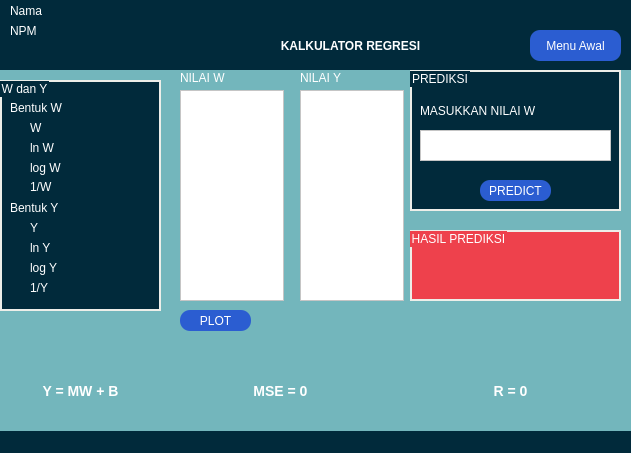
<?xml version="1.0" encoding="UTF-8"?>
<ui version="4.0">
 <class>Modul_modulpage</class>
 <widget class="QMainWindow" name="Modul_modulpage">
  <property name="geometry">
   <rect>
    <x>0</x>
    <y>0</y>
    <width>631</width>
    <height>453</height>
   </rect>
  </property>
  <property name="windowTitle">
   <string>MainWindow</string>
  </property>
  <property name="styleSheet">
   <string notr="true">background: #012A3B;
color: white;</string>
  </property>
  <widget class="QWidget" name="centralwidget">
   <widget class="QPushButton" name="back_button">
    <property name="geometry">
     <rect>
      <x>530</x>
      <y>30</y>
      <width>91</width>
      <height>31</height>
     </rect>
    </property>
    <property name="styleSheet">
     <string notr="true">QPushButton {
    background-color: #2B5DD1;
    color: #FFFFFF;
    padding: 2px;
    border-radius: 10px;
}
QPushButton:hover {
    background-color: lightgreen;
}</string>
    </property>
    <property name="text">
     <string>Menu Awal</string>
    </property>
   </widget>
   <widget class="QLabel" name="nama_label">
    <property name="geometry">
     <rect>
      <x>10</x>
      <y>0</y>
      <width>161</width>
      <height>21</height>
     </rect>
    </property>
    <property name="styleSheet">
     <string notr="true">QLabel{
	color: white;
}</string>
    </property>
    <property name="text">
     <string>Nama</string>
    </property>
   </widget>
   <widget class="QLabel" name="npm_label">
    <property name="geometry">
     <rect>
      <x>10</x>
      <y>20</y>
      <width>171</width>
      <height>21</height>
     </rect>
    </property>
    <property name="styleSheet">
     <string notr="true">QLabel {
	color: white;
}</string>
    </property>
    <property name="text">
     <string>NPM</string>
    </property>
   </widget>
   <widget class="QWidget" name="widget" native="true">
    <property name="geometry">
     <rect>
      <x>0</x>
      <y>70</y>
      <width>641</width>
      <height>451</height>
     </rect>
    </property>
    <property name="styleSheet">
     <string notr="true">QWidget{
	background-color: #73B6BC;
color: black;
}</string>
    </property>
    <widget class="QGroupBox" name="groupBox">
     <property name="geometry">
      <rect>
       <x>0</x>
       <y>10</y>
       <width>161</width>
       <height>231</height>
      </rect>
     </property>
     <property name="styleSheet">
      <string notr="true">QGroupBox{
	border: 2px solid #EDEEE9;
	background: #012A3B;
color: white;
}</string>
     </property>
     <property name="title">
      <string>W dan Y</string>
     </property>
     <widget class="QLabel" name="label">
      <property name="geometry">
       <rect>
        <x>10</x>
        <y>20</y>
        <width>71</width>
        <height>16</height>
       </rect>
      </property>
      <property name="styleSheet">
       <string notr="true">background: transparent;
color: white;
</string>
      </property>
      <property name="text">
       <string>Bentuk W</string>
      </property>
     </widget>
     <widget class="QRadioButton" name="W_norm">
      <property name="geometry">
       <rect>
        <x>10</x>
        <y>40</y>
        <width>81</width>
        <height>16</height>
       </rect>
      </property>
      <property name="styleSheet">
       <string notr="true">background: transparent;
color: white;
</string>
      </property>
      <property name="text">
       <string>W</string>
      </property>
     </widget>
     <widget class="QRadioButton" name="lnW_norm">
      <property name="geometry">
       <rect>
        <x>10</x>
        <y>60</y>
        <width>91</width>
        <height>16</height>
       </rect>
      </property>
      <property name="styleSheet">
       <string notr="true">background: transparent;
color: white;
</string>
      </property>
      <property name="text">
       <string>ln W</string>
      </property>
     </widget>
     <widget class="QRadioButton" name="logW_norm">
      <property name="geometry">
       <rect>
        <x>10</x>
        <y>80</y>
        <width>91</width>
        <height>16</height>
       </rect>
      </property>
      <property name="styleSheet">
       <string notr="true">background: transparent;
color: white;
</string>
      </property>
      <property name="text">
       <string>log W</string>
      </property>
     </widget>
     <widget class="QRadioButton" name="seperW_norm">
      <property name="geometry">
       <rect>
        <x>10</x>
        <y>100</y>
        <width>62</width>
        <height>14</height>
       </rect>
      </property>
      <property name="styleSheet">
       <string notr="true">background: transparent;
color: white;
</string>
      </property>
      <property name="text">
       <string>1/W</string>
      </property>
     </widget>
     <widget class="QLabel" name="label_4">
      <property name="geometry">
       <rect>
        <x>10</x>
        <y>120</y>
        <width>71</width>
        <height>16</height>
       </rect>
      </property>
      <property name="styleSheet">
       <string notr="true">background: transparent;
color: white;
</string>
      </property>
      <property name="text">
       <string>Bentuk Y</string>
      </property>
     </widget>
     <widget class="QRadioButton" name="Y_norm">
      <property name="geometry">
       <rect>
        <x>10</x>
        <y>140</y>
        <width>101</width>
        <height>16</height>
       </rect>
      </property>
      <property name="styleSheet">
       <string notr="true">background: transparent;
color: white;
</string>
      </property>
      <property name="text">
       <string>Y</string>
      </property>
     </widget>
     <widget class="QRadioButton" name="lnY_norm">
      <property name="geometry">
       <rect>
        <x>10</x>
        <y>160</y>
        <width>91</width>
        <height>16</height>
       </rect>
      </property>
      <property name="styleSheet">
       <string notr="true">background: transparent;
color: white;
</string>
      </property>
      <property name="text">
       <string>ln Y</string>
      </property>
     </widget>
     <widget class="QRadioButton" name="logY_norm">
      <property name="geometry">
       <rect>
        <x>10</x>
        <y>180</y>
        <width>91</width>
        <height>16</height>
       </rect>
      </property>
      <property name="styleSheet">
       <string notr="true">background: transparent;
color: white;
</string>
      </property>
      <property name="text">
       <string>log Y</string>
      </property>
     </widget>
     <widget class="QRadioButton" name="seperY_norm">
      <property name="geometry">
       <rect>
        <x>10</x>
        <y>200</y>
        <width>91</width>
        <height>16</height>
       </rect>
      </property>
      <property name="styleSheet">
       <string notr="true">background: transparent;
color: white;
</string>
      </property>
      <property name="text">
       <string>1/Y</string>
      </property>
     </widget>
    </widget>
    <widget class="QLabel" name="label_5">
     <property name="geometry">
      <rect>
       <x>180</x>
       <y>0</y>
       <width>121</width>
       <height>16</height>
      </rect>
     </property>
     <property name="styleSheet">
      <string notr="true">color: white;</string>
     </property>
     <property name="text">
      <string>NILAI W</string>
     </property>
    </widget>
    <widget class="QTextEdit" name="nilai_W">
     <property name="geometry">
      <rect>
       <x>180</x>
       <y>20</y>
       <width>104</width>
       <height>211</height>
      </rect>
     </property>
     <property name="styleSheet">
      <string notr="true">QTextEdit{
background:white;
color:black;
}</string>
     </property>
    </widget>
    <widget class="QLabel" name="label_6">
     <property name="geometry">
      <rect>
       <x>300</x>
       <y>0</y>
       <width>121</width>
       <height>16</height>
      </rect>
     </property>
     <property name="styleSheet">
      <string notr="true">color: white;</string>
     </property>
     <property name="text">
      <string>NILAI Y</string>
     </property>
    </widget>
    <widget class="QTextEdit" name="nilai_Y">
     <property name="geometry">
      <rect>
       <x>300</x>
       <y>20</y>
       <width>104</width>
       <height>211</height>
      </rect>
     </property>
     <property name="styleSheet">
      <string notr="true">QTextEdit{
color: black;
background: white;
}</string>
     </property>
    </widget>
    <widget class="QPushButton" name="plotGraph">
     <property name="geometry">
      <rect>
       <x>180</x>
       <y>240</y>
       <width>71</width>
       <height>21</height>
      </rect>
     </property>
     <property name="styleSheet">
      <string notr="true">QPushButton {
    background-color: #2B5DD1;
    color: #FFFFFF;
    padding: 2px;
    border-radius: 10px;
}
QPushButton:hover {
    background-color: lightgreen;
}</string>
     </property>
     <property name="text">
      <string>PLOT</string>
     </property>
    </widget>
    <widget class="QLabel" name="persamaan">
     <property name="geometry">
      <rect>
       <x>0</x>
       <y>290</y>
       <width>161</width>
       <height>61</height>
      </rect>
     </property>
     <property name="styleSheet">
      <string notr="true">QLabel{
	color: white;
	font-size: 14px;
font-weight: bold;
}</string>
     </property>
     <property name="text">
      <string>Y = MW + B</string>
     </property>
     <property name="alignment">
      <set>Qt::AlignCenter</set>
     </property>
    </widget>
    <widget class="QLabel" name="mse">
     <property name="geometry">
      <rect>
       <x>160</x>
       <y>290</y>
       <width>241</width>
       <height>61</height>
      </rect>
     </property>
     <property name="styleSheet">
      <string notr="true">QLabel{
	color: white;
	font-size: 14px;
font-weight: bold;
}</string>
     </property>
     <property name="text">
      <string>MSE = 0</string>
     </property>
     <property name="alignment">
      <set>Qt::AlignCenter</set>
     </property>
    </widget>
    <widget class="QGroupBox" name="groupBox_2">
     <property name="geometry">
      <rect>
       <x>410</x>
       <y>0</y>
       <width>211</width>
       <height>141</height>
      </rect>
     </property>
     <property name="styleSheet">
      <string notr="true">QGroupBox{
	border: 2px solid #EDEEE9;
	background: #012A3B;
color: white;
}</string>
     </property>
     <property name="title">
      <string>PREDIKSI</string>
     </property>
     <widget class="QLabel" name="label_3">
      <property name="geometry">
       <rect>
        <x>10</x>
        <y>30</y>
        <width>171</width>
        <height>21</height>
       </rect>
      </property>
      <property name="styleSheet">
       <string notr="true">background: transparent;
color: white;</string>
      </property>
      <property name="text">
       <string>MASUKKAN NILAI W</string>
      </property>
     </widget>
     <widget class="QTextEdit" name="prediksi">
      <property name="geometry">
       <rect>
        <x>10</x>
        <y>60</y>
        <width>191</width>
        <height>31</height>
       </rect>
      </property>
      <property name="styleSheet">
       <string notr="true">background: white;
color: black;</string>
      </property>
     </widget>
     <widget class="QPushButton" name="predict_button">
      <property name="geometry">
       <rect>
        <x>70</x>
        <y>110</y>
        <width>71</width>
        <height>21</height>
       </rect>
      </property>
      <property name="styleSheet">
       <string notr="true">QPushButton {
    background-color: #2B5DD1;
    color: #FFFFFF;
    padding: 2px;
    border-radius: 10px;
}
QPushButton:hover {
    background-color: lightgreen;
}</string>
      </property>
      <property name="text">
       <string>PREDICT</string>
      </property>
     </widget>
    </widget>
    <widget class="QGroupBox" name="groupBox_3">
     <property name="geometry">
      <rect>
       <x>410</x>
       <y>160</y>
       <width>211</width>
       <height>71</height>
      </rect>
     </property>
     <property name="styleSheet">
      <string notr="true">QGroupBox{
	border: 2px solid #EDEEE9;
	background: rgb(238, 65, 76);
	color: white;
}</string>
     </property>
     <property name="title">
      <string>HASIL PREDIKSI</string>
     </property>
     <widget class="QLabel" name="hasil_predik">
      <property name="geometry">
       <rect>
        <x>20</x>
        <y>10</y>
        <width>171</width>
        <height>51</height>
       </rect>
      </property>
      <property name="styleSheet">
       <string notr="true">background: transparent;
color: white;
font-weight: bold;
font-size: 15px;</string>
      </property>
      <property name="text">
       <string/>
      </property>
     </widget>
    </widget>
    <widget class="QLabel" name="korelasi">
     <property name="geometry">
      <rect>
       <x>390</x>
       <y>290</y>
       <width>241</width>
       <height>61</height>
      </rect>
     </property>
     <property name="styleSheet">
      <string notr="true">QLabel{
	color: white;
	font-size: 14px;
font-weight: bold;
}</string>
     </property>
     <property name="text">
      <string>R = 0</string>
     </property>
     <property name="alignment">
      <set>Qt::AlignCenter</set>
     </property>
    </widget>
   </widget>
   <widget class="QLabel" name="label_7">
    <property name="geometry">
     <rect>
      <x>200</x>
      <y>30</y>
      <width>301</width>
      <height>31</height>
     </rect>
    </property>
    <property name="font">
     <font>
      <weight>75</weight>
      <bold>true</bold>
     </font>
    </property>
    <property name="styleSheet">
     <string notr="true">QLabel{
	text-align: center;
	color: white;
	font-size: bold;
	width: 100%;
background:transparent;
}</string>
    </property>
    <property name="text">
     <string>KALKULATOR REGRESI</string>
    </property>
    <property name="alignment">
     <set>Qt::AlignCenter</set>
    </property>
   </widget>
  </widget>
  <widget class="QMenuBar" name="menubar">
   <property name="geometry">
    <rect>
     <x>0</x>
     <y>0</y>
     <width>631</width>
     <height>18</height>
    </rect>
   </property>
  </widget>
  <widget class="QStatusBar" name="statusbar"/>
 </widget>
 <resources/>
 <connections/>
</ui>
